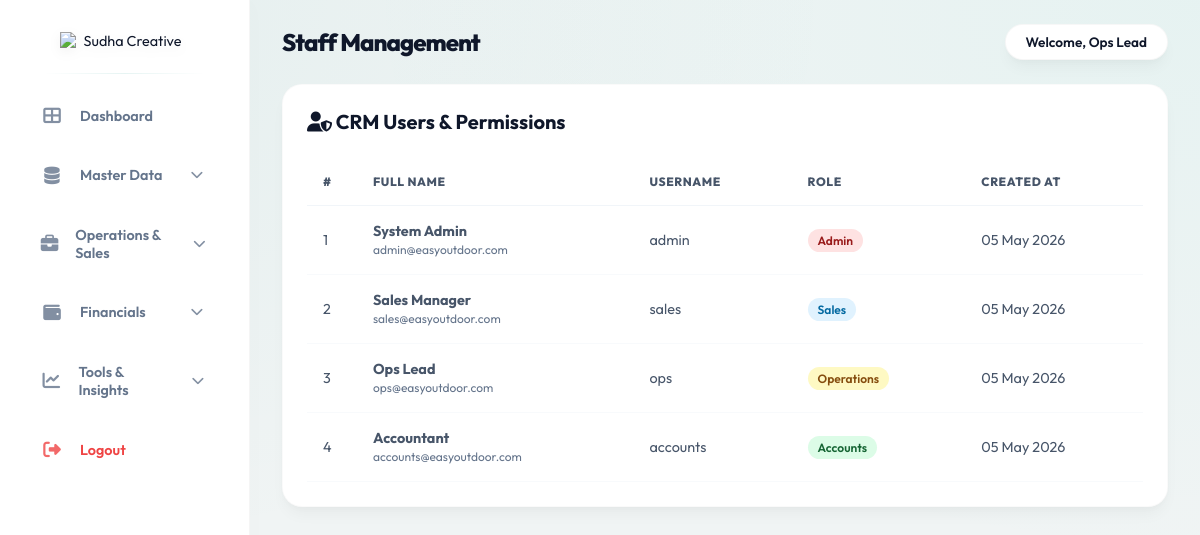
The page /modules/admin/users.php (signed in) on the database its author committed.
### tables this page shows
CREATE TABLE IF NOT EXISTS `users` (
  `id` int(11) NOT NULL AUTO_INCREMENT,
  `username` varchar(50) NOT NULL UNIQUE,
  `password` varchar(255) NOT NULL,
  `role` enum('admin','sales','operations','accounts') NOT NULL,
  `full_name` varchar(100) DEFAULT NULL,
  `email` varchar(100) DEFAULT NULL,
  `created_at` timestamp NOT NULL DEFAULT current_timestamp(),
  PRIMARY KEY (`id`)
);

### modules/admin/users.php (the view, shortened to what this page needs)
<?php
include_once __DIR__ . '/../../includes/header.php';
$limit = 10;
$page = isset($_GET['page']) ? (int)$_GET['page'] : 1;
$offset = ($page - 1) * $limit;
$users = $pdo->prepare("SELECT * FROM users ORDER BY id ASC LIMIT ? OFFSET ?");
$users->execute([$limit, $offset]);
$users = $users->fetchAll();
?>
<div class="card">
    <div style="display: flex; justify-content: space-between; align-items: center; margin-bottom: 1.5rem;">
        <h2 style="font-size: 1.25rem;"><i class="fas fa-user-shield"></i> CRM Users & Permissions</h2>
    </div>
    <table class="table">
        <thead>
            <tr>
                <th style="width: 50px;">#</th>
                <th>Full Name</th>
                <th>Username</th>
                <th>Role</th>
                <th>Created At</th>
            </tr>
        </thead>
        <tbody>
            <?php
            $sn = $offset + 1;
            foreach ($users as $user): ?>
            <tr>
                <td><?php echo $sn++; ?></td>
                <td>
                    <strong><?php echo $user['full_name']; ?></strong><br>
                    <small style="color: var(--secondary);"><?php echo $user['email']; ?></small>
                </td>
                <td><?php echo $user['username']; ?></td>
                <td>
                    <span class="role-badge role-<?php echo $user['role']; ?>">
                        <?php echo ucfirst($user['role']); ?>
                    </span>
                </td>
                <td><?php echo date('d M Y', strtotime($user['created_at'])); ?></td>
            </tr>
            <?php endforeach; ?>
        </tbody>
    </table>
</div>
<?php include_once __DIR__ . '/../../includes/footer.php'; ?>

### assets/css/style.css (style rules this page uses)
:root { --primary: #0D9488; --primary-light: #2DD4BF; --primary-dark: #0F766E; --brand-red: #A81C1C; --brand-orange: #F97316; --secondary: #64748B; --accent: var(--brand-orange); --success: #10B981; --danger: #EF4444; --dark: #0F172A; --light: #F8FAF9; --white: #FFFFFF; --sidebar-width: 250px; --radius: 16px; --shadow-sm: 0 2px 4px rgba(0,0,0,0.02); --shadow: 0 10px 15px -3px rgba(0,0,0,0.04), 0 4px 6px -2px rgba(0,0,0,0.02); --shadow-lg: 0 20px 25px -5px rgba(0,0,0,0.06), 0 10px 10px -5px rgba(0,0,0,0.04); --glass: rgba(255, 255, 255, 0.7); --glass-border: rgba(255, 255, 255, 0.5); }
* { margin: 0; padding: 0; box-sizing: border-box; font-family: 'Outfit', sans-serif; }
body { background: #f0f4f4; background-image: radial-gradient(at 0% 0%, rgba(13, 148, 136, 0.05) 0px, transparent 50%), radial-gradient(at 100% 0%, rgba(45, 212, 191, 0.05) 0px, transparent 50%); color: var(--dark); display: flex; min-height: 100vh; -webkit-font-smoothing: antialiased; font-size: 0.9rem; }
.card { background: var(--white); border-radius: 20px; padding: 1.5rem; box-shadow: var(--shadow); border: 1px solid rgba(0,0,0,0.02); margin-bottom: 1.5rem; position: relative; overflow: hidden; }
.card::after { content: ''; position: absolute; top: 0; left: 0; width: 100%; height: 4px; background: linear-gradient(90deg, var(--primary), var(--primary-light)); opacity: 0; transition: opacity 0.3s; }
.table { width: 100%; border-collapse: collapse; }
.table th { padding: 1rem; color: #475569; font-weight: 800; font-size: 0.75rem; text-transform: uppercase; letter-spacing: 0.05em; text-align: left; border-bottom: 1px solid #f1f5f9; }
.table tr td { padding: 1rem; border-bottom: 1px solid #f8fafc; vertical-align: middle; color: #475569; background: transparent; }
.table tr td:first-child, .table tr td:last-child { border-radius: 0; border-left: none; border-right: none; }

### modules/admin/users.php (style rules this page uses)
.role-badge { padding: 0.25rem 0.625rem; border-radius: 9999px; font-size: 0.75rem; font-weight: 600; }
.role-admin { background: #fee2e2; color: #991b1b; }
.role-sales { background: #e0f2fe; color: #0369a1; }
.role-operations { background: #fef9c3; color: #854d0e; }
.role-accounts { background: #dcfce7; color: #166534; }

### rows shown on the page
users: full_name "System Admin", email "admin@easyoutdoor.com", username "admin", role "Admin", created_at "05 May 2026"
users: full_name "Sales Manager", email "sales@easyoutdoor.com", username "sales", role "Sales", created_at "05 May 2026"
users: full_name "Ops Lead", email "ops@easyoutdoor.com", username "ops", role "Operations", created_at "05 May 2026"
users: full_name "Accountant", email "accounts@easyoutdoor.com", username "accounts", role "Accounts", created_at "05 May 2026"

### other values the page prints
$pageTitle "Staff Management"
$_SESSION['user_name'] "Ops Lead"
